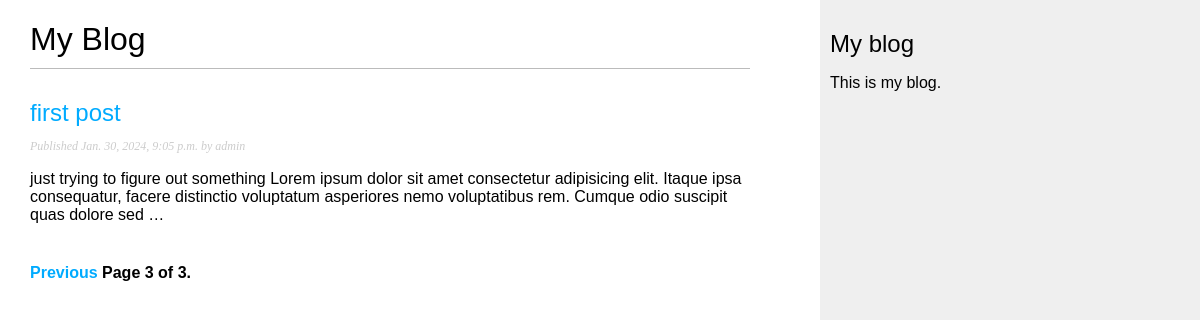
Page /blog/?page=3 on the committed database.
### blog/models.py (models this page shows, shortened)
class Post(models.Model):
    STATUS = (("draft", "Draft"), ("published", "Published"))
    title = models.CharField(max_length=250)
    slug = models.SlugField(max_length=250, unique_for_date = 'publish')
    author = models.ForeignKey(
        User, on_delete=models.CASCADE, related_name="blog_posts"
    )
    content = models.TextField()
    publish = models.DateTimeField(default=timezone.now)
    created = models.DateTimeField(auto_now_add=True)
    updated = models.DateTimeField(auto_now=True)
    status = models.CharField(max_length=20, choices=STATUS, default="draft")
    objects = models.Manager()  # default manager
    published = PublishedManager()  # Custum manager
    class Meta:
        ordering = ["-publish"]
        indexes = (models.Index(fields=["-publish"]),)
    def get_absolute_url(self):
        return reverse(
            "blog:post-detail",
            kwargs={
                "year": self.publish.year,
                "month": self.publish.month,
                "day": self.publish.day,
                "post": self.slug,
            },
        )

### blog/views.py (the view)
class PostListView(ListView):
    queryset = Post.published.all()
    template_name = "post_list.html"
    context_object_name = "posts"
    paginate_by = 2
    def get_context_data(self, **kwargs):
        context = {}
        queryset = self.get_queryset()
        paginator = Paginator(queryset, self.paginate_by)
        page = self.request.GET.get('page')
        try:
            posts = paginator.page(page)
        except PageNotAnInteger:
            posts = paginator.page(1)
        except EmptyPage:
            if int(page) < 1:
                posts = paginator.page(1)
            else:
                posts = paginator.page(paginator.num_pages)
        context['posts'] = posts
        context['page_obj'] = posts
        return context

### blog/templates/post_list.html (shortened to what this page needs)
{% extends "base.html" %}
{% block content %}
<h1>My Blog</h1>
{% for post in posts %}
<h2>
<a href="{{post.get_absolute_url}}">
{{ post.title }}
</a>
</h2>
<p class="date">
Published {{ post.publish }} by {{ post.author }}
</p>
{{ post.content|truncatewords:30|linebreaks }}
{% endfor %}
{% include "pagination.html" with page=page_obj %}
{% endblock %}

### blog/static/css/blog.css (style rules this page uses)
body { margin:0; padding:0; font-family:helvetica, sans-serif; }
a { color:#00abff; text-decoration:none; }
h1 { font-weight:normal; border-bottom:1px solid #bbb; padding:0 0 10px 0; }
h2 { font-weight:normal; margin:30px 0 0; }
p.date { color:#ccc; font-family: georgia, serif; font-size: 12px; font-style: italic; }

### rows in the picture
Post: title "first post", publish "Jan. 30, 2024, 9:05 p.m.", author "admin", content "just trying to figure out something Lorem ipsum dolor sit amet consectetur adipisicing elit. Itaque ipsa consequatur, facere distinctio voluptatum asperiores nemo voluptatibus rem. Cumque odio suscipit quas dolore sed …"

### other values in the picture
{{ page.number }} "3"
{{ page.paginator.num_pages }} "3"
